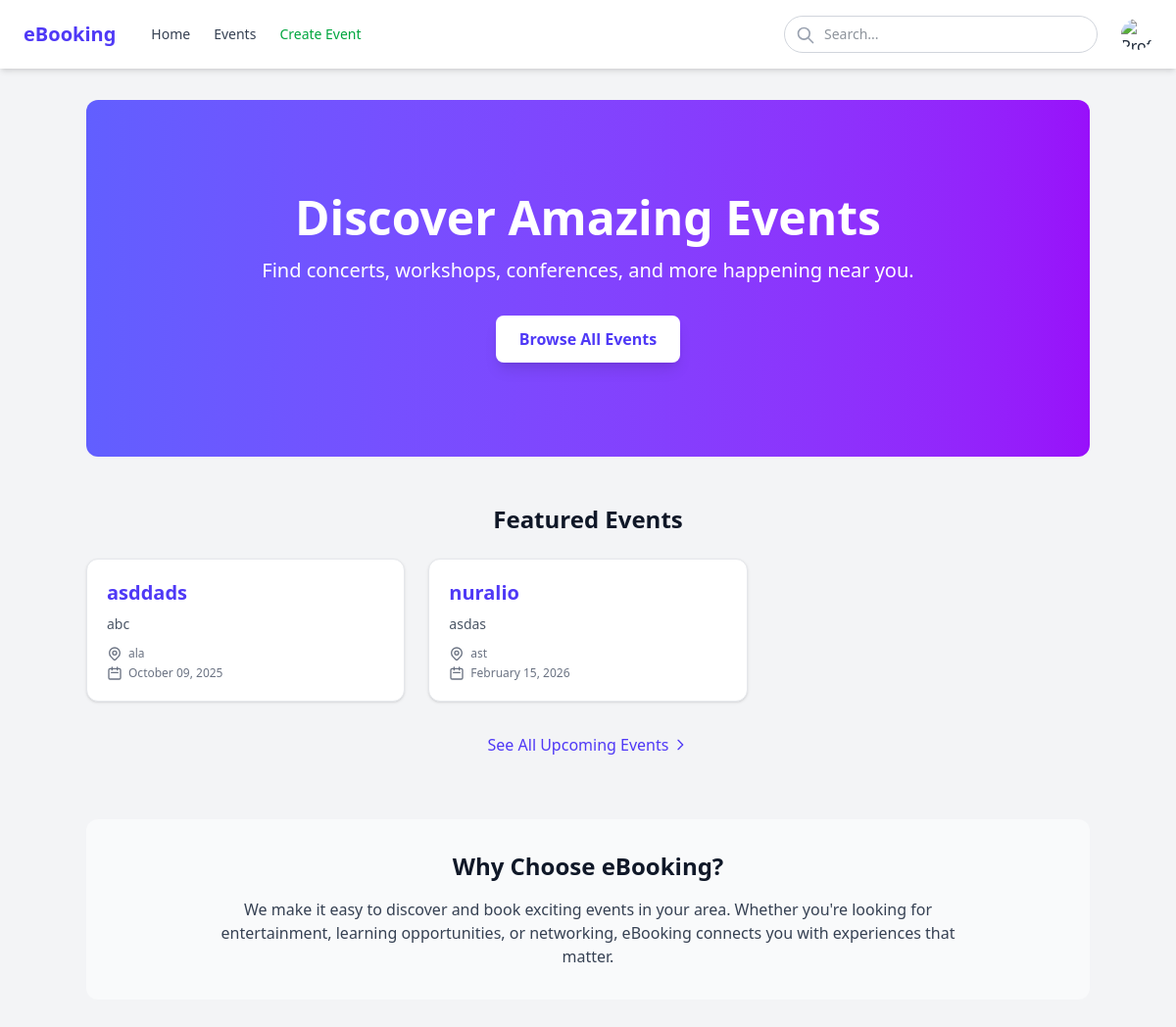
Before: /index (signed in) with the older database file.
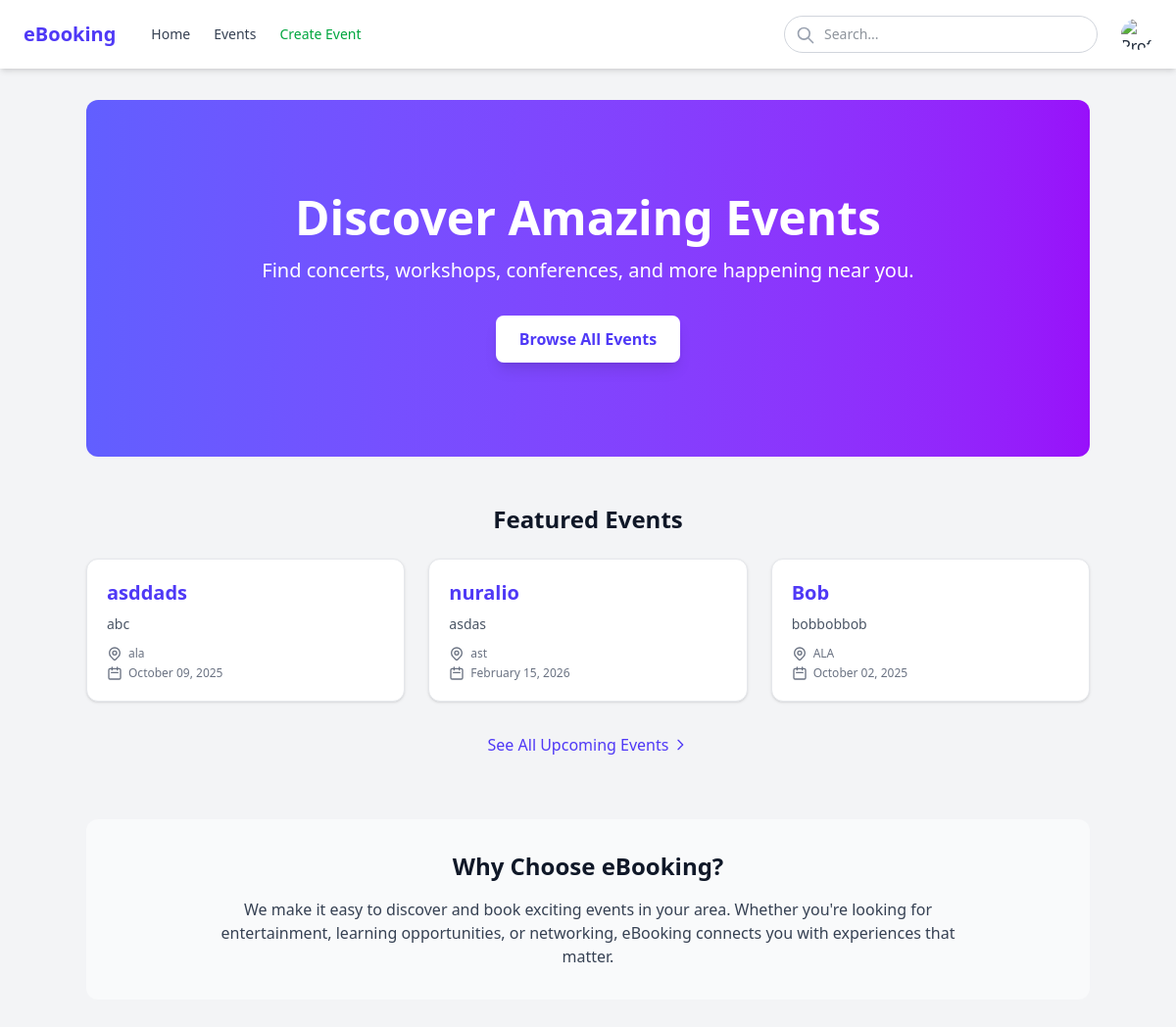
After: the same page with the newer database file.
### app/models.py (models this page shows, shortened)
class Event(db.Model):
    event_id: so.Mapped[int] = so.mapped_column(primary_key=True)
    title: so.Mapped[str] = so.mapped_column(sa.String(128), index=True, unique=True)
    description: so.Mapped[str] = so.mapped_column(sa.String(256), index=True)
    date: so.Mapped[datetime.date] = so.mapped_column(sa.Date)
    time: so.Mapped[datetime.time] = so.mapped_column(sa.Time, nullable=False)
    location: so.Mapped[str] = so.mapped_column(sa.String(30))
    total_seats: so.Mapped[int] = so.mapped_column()
    seats_left: so.Mapped[int] = so.mapped_column(default=0)
    created_by: so.Mapped[str] = so.mapped_column(sa.String(64))
    bookings: so.Mapped[list["Booking"]] = so.relationship(back_populates="event",
                                                           cascade="all, delete-orphan")

### app/routes.py (the view)
@app.route('/')
@app.route('/index')
@login_required
def index():
    events = Event.query.all()
    return render_template('index.html', title='Homepage', events=events)

### app/models.py (called while the page is built)
@login.user_loader
def load_user(id):
    return db.session.get(User, int(id))

### app/templates/index.html (shortened to what this page needs)
{% extends "base.html" %}
{% block content %}
    <div class="text-center py-16 md:py-24 bg-gradient-to-r from-indigo-500 to-purple-600 text-white rounded-xl mb-12">
        <h1 class="text-4xl md:text-5xl font-bold mb-4">Discover Amazing Events</h1>
        <p class="text-xl mb-8 max-w-2xl mx-auto">Find concerts, workshops, conferences, and more happening near you.</p>
        <a href="{{ url_for('events') }}" class="inline-block bg-white text-indigo-600 font-bold py-3 px-6 rounded-lg shadow-lg hover:bg-gray-100 transition duration-300">
            Browse All Events
        </a>
    </div>
    <div class="mb-16">
        <h2 class="text-2xl font-bold text-gray-900 mb-6 text-center">Featured Events</h2>
        {% if events %}
        <div class="grid grid-cols-1 sm:grid-cols-2 lg:grid-cols-3 gap-6">
            {% for event in events %}
            <a href="{{ url_for('event_detail', event_id=event.event_id) }}" class="block bg-white rounded-xl shadow-sm hover:shadow-md transition-shadow duration-300 ease-in-out overflow-hidden border border-gray-200">
                <div class="p-5">
                    <h3 class="text-xl font-semibold text-indigo-600 hover:text-indigo-800 transition-colors duration-200 mb-2 line-clamp-1">
                        {{ event.title }}
                    </h3>
                    {% if event.description %}
                    <p class="text-gray-600 text-sm mb-3 line-clamp-2">
                        {{ event.description }}
                    </p>
                    {% endif %}
                    <div class="flex items-center text-gray-500 text-xs mt-auto">
                        <span class="truncate">{{ event.location or 'Location TBD' }}</span>
                    </div>
                    <div class="flex items-center text-gray-500 text-xs mt-1">
                        <svg xmlns="http://www.w3.org/2000/svg" class="h-4 w-4 mr-1.5 flex-shrink-0" fill="none" viewBox="0 0 24 24" stroke="currentColor">
                            <path stroke-linecap="round" stroke-linejoin="round" stroke-width="2" d="M8 7V3m8 4V3m-9 8h10M5 21h14a2 2 0 002-2V7a2 2 0 00-2-2H5a2 2 0 00-2 2v12a2 2 0 002 2z" />
                        </svg>
                        <span>{{ event.date.strftime('%B %d, %Y') if event.date else 'Date TBD' }}</span>
                    </div>
                </div>
            </a>
            {% endfor %}
        </div>
        <div class="text-center mt-8">
            <a href="{{ url_for('events') }}" class="inline-flex items-center text-indigo-600 hover:text-indigo-800 font-medium">
                See All Upcoming Events
                <svg xmlns="http://www.w3.org/2000/svg" class="ml-1 h-4 w-4" fill="none" viewBox="0 0 24 24" stroke="currentColor">
                    <path stroke-linecap="round" stroke-linejoin="round" stroke-width="2" d="M9 5l7 7-7 7" />
                </svg>
            </a>
        </div>
        {% endif %}
    </div>
    <div class="bg-gray-50 rounded-xl p-8 mb-12 text-center">
        <h2 class="text-2xl font-bold text-gray-900 mb-4">Why Choose eBooking?</h2>
        <p class="text-gray-700 max-w-3xl mx-auto">
            We make it easy to discover and book exciting events in your area. Whether you're looking for entertainment,
            learning opportunities, or networking, eBooking connects you with experiences that matter.
        </p>
    </div>
{% endblock %}

Changed rows visible on the page:
added Event: title "Bob", description "bobbobbob", location "ALA", date "October 02, 2025"
